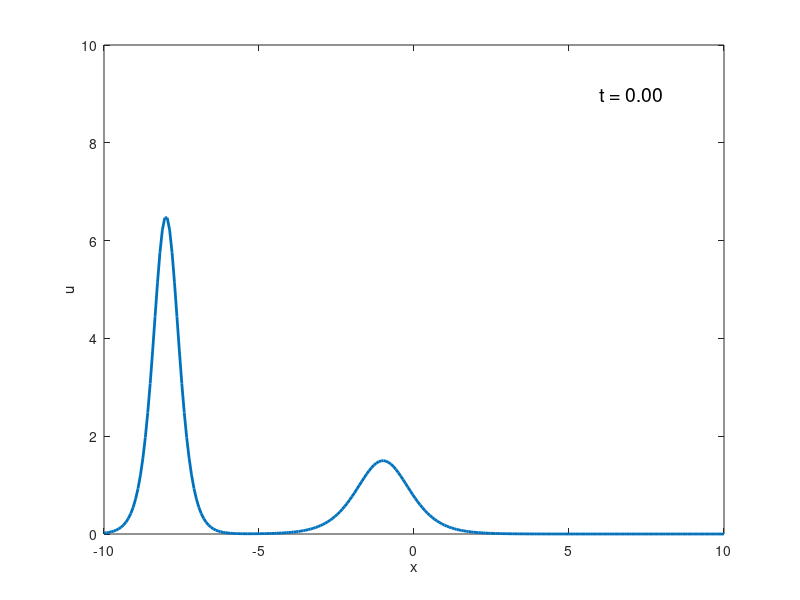

Write the MATLAB code that produced this figure. (Note: this script raises an error after producing the figure.)
clc

order = 4; % we will change this to get metrics

N = 256;
x = linspace(-10,10,N);        % domain, is this ok?
tmax =  1.5;
t=0;

%TEST PROBLEM
c_1=13;
c_2 =3;
u = 1/2*c_1*(sech(sqrt(c_1)*(x+8)/2)).^2 + 1/2*c_2*(sech(sqrt(c_2)*(x+1)/2)).^2;
%FINISHES TEST PROBLEM

% Plots initial condition (we want to get a better idea of what we are dealing with)
plot(x,u,'LineWidth',2)
axis([-10 10 0 10])
xlabel('x')
ylabel('u')
text(6,9,['t = ',num2str(t,'%1.2f')],'FontSize',14)
drawnow

parallel = false; % TODO when using parallel true computer crashes, fix this

Approximate(u, x, N, tmax, order, parallel);


% in main you define the equation you want to aproximate and its initial
% conditions
% Here you call Approximate -> MethodStep (for each iteration) ->
% LieTrotter